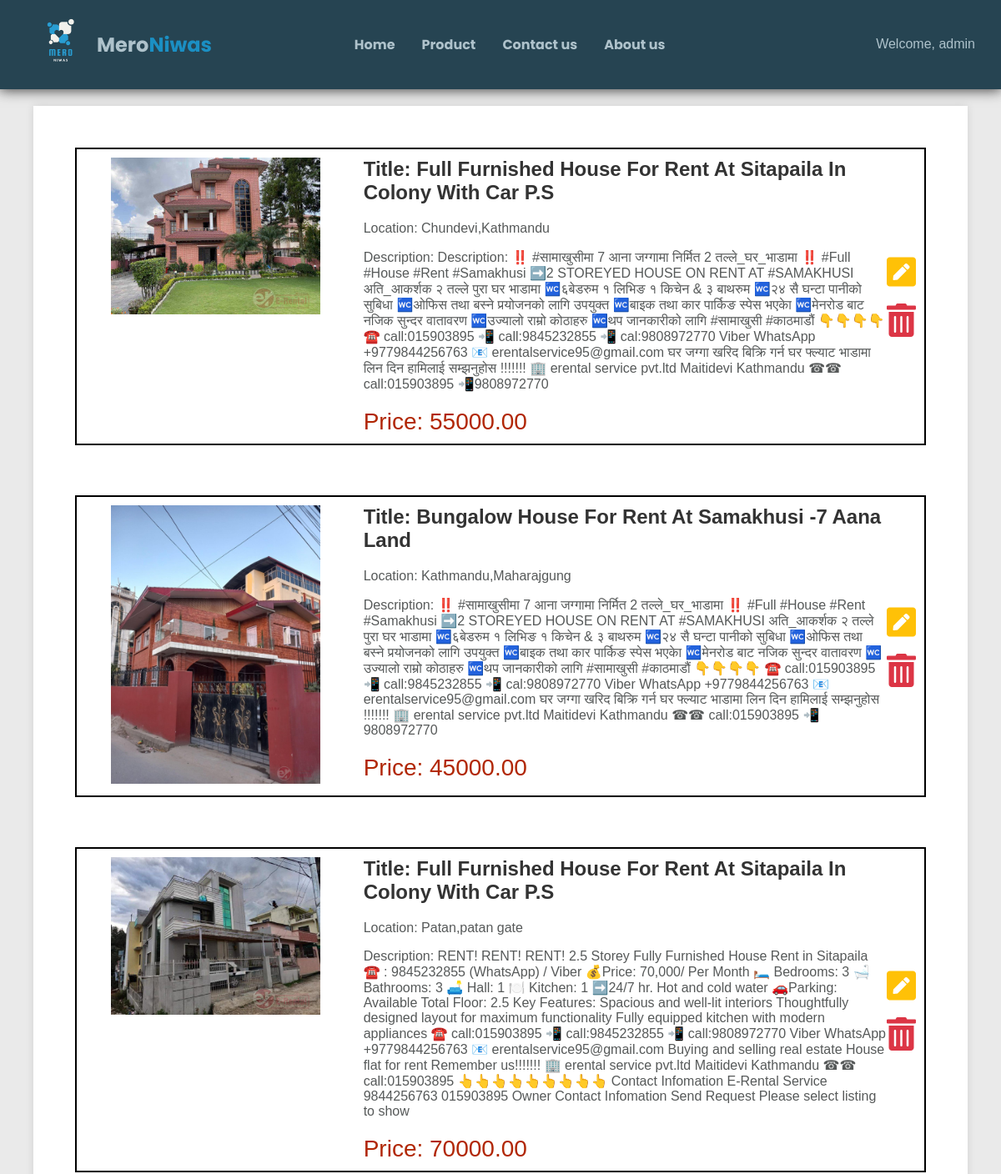
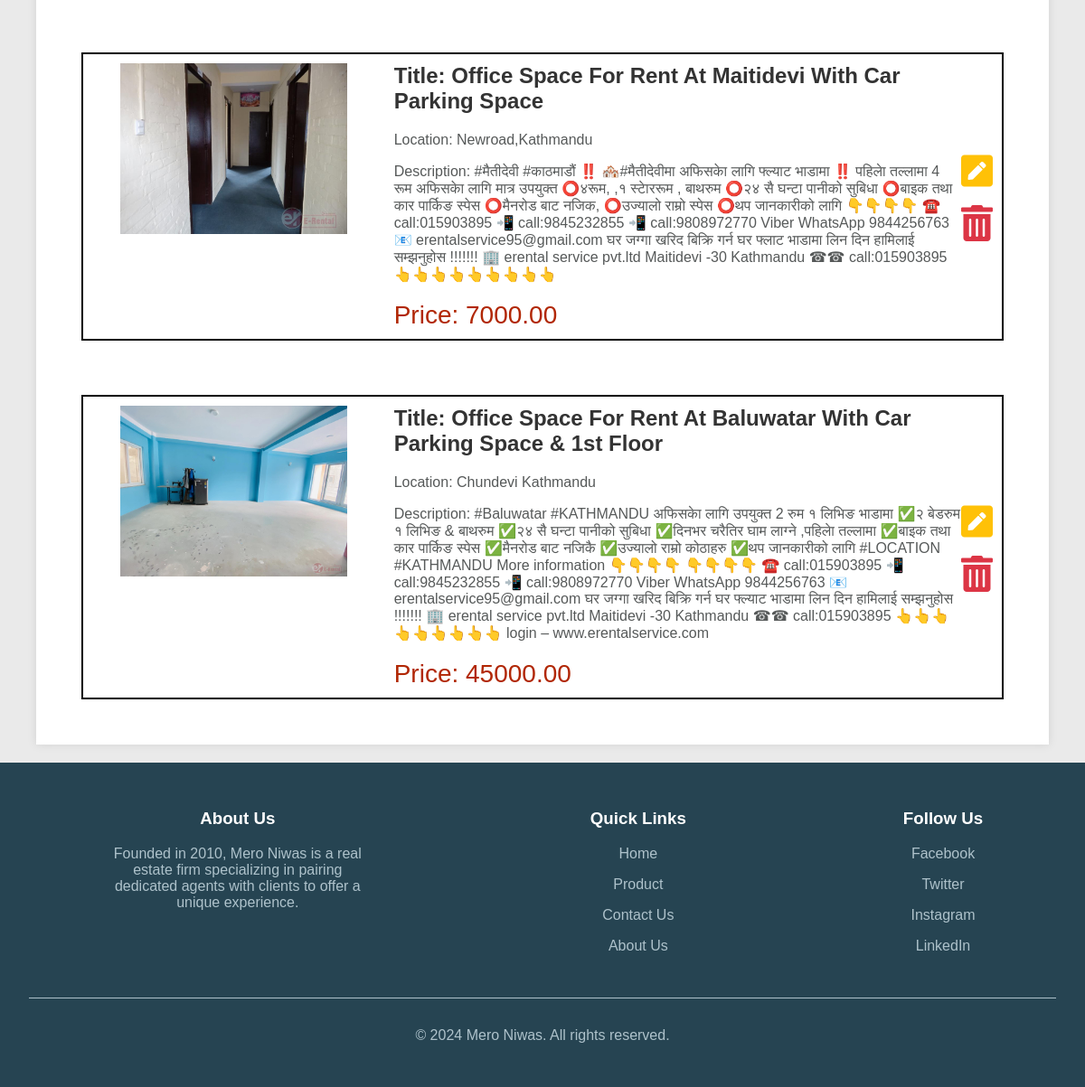
The page /MyProduct/ (signed in) on the database its author committed (2 pictures, top to bottom).
### home/models.py (models this page shows, shortened)
class Room(models.Model):
    title = models.CharField(max_length=200)
    description = models.TextField()
    img = models.FileField(upload_to='static/uploads')  # FileField for uploading images
    location = models.CharField(max_length=100)
    price = models.DecimalField(max_digits=10, decimal_places=2)
    user = models.CharField(default="null" , max_length=255, null=False)
    contact_number = models.CharField(max_length=15, null=True)
    email = models.EmailField(max_length=254, null=True)

### home/views.py (the view)
# urls.py: path('MyProduct/', views.show_MyProduct, name='MyProduct'),
def show_MyProduct(request):
    if request.user.is_authenticated:
        rooms = Room.objects.filter(user=request.user.username)  # Filter rooms by the logged-in user's username
    else:
        rooms = []
    return render(request, 'home/MyProduct.html', {'rooms': rooms})

### home/templates/home/MyProduct.html (shortened to what this page needs)
{% extends 'layout.html' %}
{% load static %}
{% block main_content %}
<!DOCTYPE html>
<html lang="en">
<head>
    <link rel="stylesheet" href="https://cdnjs.cloudflare.com/ajax/libs/font-awesome/5.15.4/css/all.min.css">
</head>
<body>
    <div class="container1">
        {% for room in rooms %}
        <div class="connt">
        <div class="left-column">
            <img src="/{{ room.img }}" alt="Product Image">
        </div>
        <div class="right-column">
            <h1 class="product-title">Title: {{ room.title }}</h1>
            <div class="product-details">
                <p>Location: {{ room.location }}</p>
                <p>Description: {{ room.description }}</p>
            </div>
            <div class="product-price"> Price: {{ room.price }}</div>
        </div>
        <div class="end">
            <a href="{% url 'updateproduct' room.id %}"><i class="fas fa-pen-square fs-2 text-warning"></i></a>
            <a href="{% url 'deleteProduct' room.id %}"><i class="fas fa-trash-alt fs-2 text-danger" onclick="return confirm('Are You Sure Want to Delete This Product?')"></i></a>
        </div>
    </div>
    {% endfor %}
    </div>
</body>
</html>
{% endblock %}

### templates/layout.html (shortened to what this page needs)
{% load static %}
<!DOCTYPE html>
<html lang="en">
  <head>
    <link rel="stylesheet" href="{% static 'css/style.css'%}" />
  </head>
  <body>
    <header>
      <nav class="navbar">
        <div class="logo">
          <a href="{% url 'home' %}">
            <img src="{% static 'Assets/logo.png'%}" alt="Error loading" />
            <h2 id="ttxt">Mero</h2>
            <h2 id="txt">Niwas</h2>
          </a>
        </div>
        <div class="naav">
          <div class="nav">
            <h4 class="nav-item"><a href="{% url 'home' %}">Home</a></h4>
            <h4 class="nav-item"><a href="{% url 'show_product' %}">Product</a></h4>
            <h4 class="nav-item">
              <a href="{% url 'ContactUs' %}">Contact us</a>
            </h4>
            <h4 class="nav-item"><a href="{% url 'about_us' %}">About us</a></h4>
          </div>
          {% if user.is_authenticated %}
              <div class="user-info">
                  <div class="dropdown">
                    <button class="dropdown-toggle">Welcome, {{ user.username }}</button>
                </div>
              </div>
          {% endif %}
        </div>
      </nav>
    </header>
    <div class="main">
      {% block main_content %} {% endblock %}
    </div>
    <footer>
      <div class="footer-content">
        <div class="footer-section about">
          <h3>About Us</h3>
          <p>
            Founded in 2010, Mero Niwas is a real estate firm specializing in
            pairing dedicated agents with clients to offer a unique experience.
          </p>
        </div>
        <div class="footer-section links">
          <h3>Quick Links</h3>
          <ul>
            <li><a href="#">Home</a></li>
            <li><a href="{% url 'show_product' %}">Product</a></li>
            <li><a href="{% url 'ContactUs'%}">Contact Us</a></li>
            <li><a href="{% url 'about_us' %}">About Us</a></li>
          </ul>
        </div>
        <div class="footer-section social">
          <h3>Follow Us</h3>
          <ul>
            <li><a href="#">Facebook</a></li>
            <li><a href="#">Twitter</a></li>
            <li><a href="#">Instagram</a></li>
            <li><a href="#">LinkedIn</a></li>
          </ul>
        </div>
      </div>
      <div class="footer-bottom">
        <p>&copy; 2024 Mero Niwas. All rights reserved.</p>
      </div>
    </footer>
  </body>
</html>

### static/css/style.css (style rules this page uses)
body { padding: 0; margin: 0; background-color: #e0f7fa; }
.navbar { display: flex; box-sizing: border-box; justify-content: space-between; font-family: "Poppins", sans-serif; background-color: #264452; border: 2px solid 264452; padding: 2vh; box-shadow: 0px 0px 15px 1px rgba(0, 0, 0, 0.75); -webkit-box-shadow: 0px 0px 15px 1px rgba(0, 0, 0, 0.75); -moz-box-shadow: 0px 0px 15px 1px rgba(0, 0, 0, 0.75); }
.logo, .nav, .log { display: flex; align-items: center; }
.logo { margin-left: 2vw; }
.naav { display: flex; justify-content: center; width: 65%; justify-content: space-between; text-align: center; left: 35%; }
.nav { gap: 2em; }
.logo a img { width: 4em; height: 4em; }
.logo a h2 { margin-left: 1vw; color: #aec2cb; }
.logo a { display: flex; text-decoration: none; }
#txt { color: #1b8fc3; margin-left: 0px; }
.nav h4 a { color: #aec2cb; text-decoration: none; }
.user-info { display: flex; align-items: center; justify-content: center; }
.dropdown { position: relative; display: inline-block; }
.dropdown-toggle { color: #aec2cb; padding: 10px 15px; font-size: 16px; border: none; cursor: pointer; background:none; }
footer { background-color: #264452; color: #aec2cb; padding: 2em; text-align: center; }
.footer-content { display: flex; justify-content: center; margin-bottom: 2em; gap: 20vw; }
.footer-section { max-width: 300px; }
.footer-section h3 { color: #ffffff; }
.footer-section ul { list-style: none; padding: 0; }
.footer-section ul li { margin: 1em 0; }
.footer-section ul li a { color: #aec2cb; text-decoration: none; }
.footer-bottom { border-top: 1px solid #aec2cb; padding-top: 1em; }

### home/templates/home/MyProduct.html (style rules this page uses)
body { font-family: Arial, sans-serif; margin: 0; padding: 0; background-color: #eaeaea; }
.container1 { width: 90%; max-width: 1200px; margin: 20px auto; display: flex; flex-direction: column; background-color: #fff; padding: 20px; box-shadow: 0 0 10px rgba(0, 0, 0, 0.1); }
.connt { display: flex; margin: 30px; border: 2px solid black; padding: 10px; }
.left-column { flex: 1; text-align: center; }
.left-column img { width: 80%; }
.right-column { flex: 2; padding-left: 20px; }
.product-title { font-size: 24px; color: #333; margin: 0; }
.product-price { font-size: 28px; color: #b12704; }
.product-details { margin: 20px 0; color: #565959; }
.end { display: flex; flex-direction: column; justify-content: center; align-items: center; }
.end a { text-decoration: none; color: inherit; }
.end i { font-size: 40px; }
.text-warning { color: #ffc107; }
.text-danger { color: #dc3545; }

### rows shown on the page
Room: img (picture), title "Full Furnished House For Rent At Sitapaila In Colony With Car P.S", location "Chundevi,Kathmandu", description "Description: ‼️ #सामाखुसीमा 7 आना जग्गामा निर्मित 2 तल्ले_घर_भाडामा ‼️ #Full #House #Rent #Samakhusi ➡️2 STOREYED HOUSE ON RENT AT #SAMAKHUSI अति_आकर्शक २ तल्ले पुरा घर भाडामा 🚾६बेडरुम १ लिभिङ १ किचेन & ३ बाथरुम 🚾२४ सै घन्टा पानीको सुबिधा 🚾ओफिस तथा बस्ने प्रयोजनको लागि उपयुक्त 🚾बाइक तथा कार पार्किङ स्पेस भएकाे 🚾मेनरोड बाट नजिक सुन्दर वातावरण 🚾उज्यालो राम्रो कोठाहरु 🚾थप जानकारीको लागि #सामाखुसी #काठमाडौं 👇️👇️👇️👇️ ☎️ call:015903895 📲 call:9845232855 📲 cal:9808972770 Viber WhatsApp +9779844256763 📧 erentalservice95@gmail.com घर जग्गा खरिद बिक्रि गर्न घर फ्ल्याट भाडामा लिन दिन हामिलाई सम्झनुहोस !!!!!!! 🏢 erental service pvt.ltd Maitidevi Kathmandu ☎☎ call:015903895 📲9808972770", price "55000.00"
Room: img (picture), title "Bungalow House For Rent At Samakhusi -7 Aana Land", location "Kathmandu,Maharajgung", description "‼️ #सामाखुसीमा 7 आना जग्गामा निर्मित 2 तल्ले_घर_भाडामा ‼️ #Full #House #Rent #Samakhusi ➡️2 STOREYED HOUSE ON RENT AT #SAMAKHUSI अति_आकर्शक २ तल्ले पुरा घर भाडामा 🚾६बेडरुम १ लिभिङ १ किचेन & ३ बाथरुम 🚾२४ सै घन्टा पानीको सुबिधा 🚾ओफिस तथा बस्ने प्रयोजनको लागि उपयुक्त 🚾बाइक तथा कार पार्किङ स्पेस भएकाे 🚾मेनरोड बाट नजिक सुन्दर वातावरण 🚾उज्यालो राम्रो कोठाहरु 🚾थप जानकारीको लागि #सामाखुसी #काठमाडौं 👇️👇️👇️👇️ ☎️ call:015903895 📲 call:9845232855 📲 cal:9808972770 Viber WhatsApp +9779844256763 📧 erentalservice95@gmail.com घर जग्गा खरिद बिक्रि गर्न घर फ्ल्याट भाडामा लिन दिन हामिलाई सम्झनुहोस !!!!!!! 🏢 erental service pvt.ltd Maitidevi Kathmandu ☎☎ call:015903895 📲9808972770", price "45000.00"
Room: img (picture), title "Full Furnished House For Rent At Sitapaila In Colony With Car P.S", location "Patan,patan gate", description "RENT! RENT! RENT! 2.5 Storey Fully Furnished House Rent in Sitapaila ☎️ : 9845232855 (WhatsApp) / Viber 💰Price: 70,000/ Per Month 🛏️ Bedrooms: 3 🛁Bathrooms: 3 🛋️ Hall: 1 🍽️ Kitchen: 1 ➡️24/7 hr. Hot and cold water 🚗Parking: Available Total Floor: 2.5 Key Features: Spacious and well-lit interiors Thoughtfully designed layout for maximum functionality Fully equipped kitchen with modern appliances ☎️ call:015903895 📲 call:9845232855 📲 call:9808972770 Viber WhatsApp +9779844256763 📧 erentalservice95@gmail.com Buying and selling real estate House flat for rent Remember us!!!!!!! 🏢 erental service pvt.ltd Maitidevi Kathmandu ☎☎ call:015903895 👆👆👆👆👆👆👆👆👆 Contact Infomation E-Rental Service…", price "70000.00"
Room: img (picture), title "Office Space For Rent At Maitidevi With Car Parking Space", location "Newroad,Kathmandu", description "#मैतीदेवी #काठमाडौं ‼️ 🏘️#मैतीदेवीमा अफिसकाे लागि फ्ल्याट भाडामा ‼️ पहिलाे तल्लामा 4 रूम अफिसकाे लागि मात्र उपयुक्त ⭕️४रूम, ,१ स्टाेररूम , बाथरुम ⭕️२४ सै घन्टा पानीको सुबिधा ⭕️बाइक तथा कार पार्किङ स्पेस ⭕️मैनरोड बाट नजिक, ⭕️उज्यालो राम्रो स्पेस ⭕️थप जानकारीको लागि 👇️👇️👇️👇️ ☎️ call:015903895 📲 call:9845232855 📲 call:9808972770 Viber WhatsApp 9844256763 📧 erentalservice95@gmail.com घर जग्गा खरिद बिक्रि गर्न घर फ्लाट भाडामा लिन दिन हामिलाई सम्झनुहोस !!!!!!! 🏢 erental service pvt.ltd Maitidevi -30 Kathmandu ☎☎ call:015903895 👆👆👆👆👆👆👆👆👆", price "7000.00"
Room: img (picture), title "Office Space For Rent At Baluwatar With Car Parking Space & 1st Floor", location "Chundevi Kathmandu", description "#Baluwatar #KATHMANDU अफिसकाे लागि उपयुक्त 2 रुम १ लिभिङ भाडामा ✅२ बेडरुम १ लिभिङ & बाथरुम ✅२४ सै घन्टा पानीको सुबिधा ✅दिनभर चरैतिर घाम लाग्ने ,पहिलाे तल्लामा ✅बाइक तथा कार पार्किङ स्पेस ✅मैनरोड बाट नजिकै ✅उज्यालो राम्रो कोठाहरु ✅थप जानकारीको लागि #LOCATION #KATHMANDU More information 👇️👇️👇️👇️ 👇️👇️👇️👇️ ☎️ call:015903895 📲 call:9845232855 📲 call:9808972770 Viber WhatsApp 9844256763 📧 erentalservice95@gmail.com घर जग्गा खरिद बिक्रि गर्न घर फ्ल्याट भाडामा लिन दिन हामिलाई सम्झनुहोस !!!!!!! 🏢 erental service pvt.ltd Maitidevi -30 Kathmandu ☎☎ call:015903895 👆👆👆👆👆👆👆👆👆 login – www.erentalservice.com", price "45000.00"

### other values the page prints
{{ user.username }} "admin"
